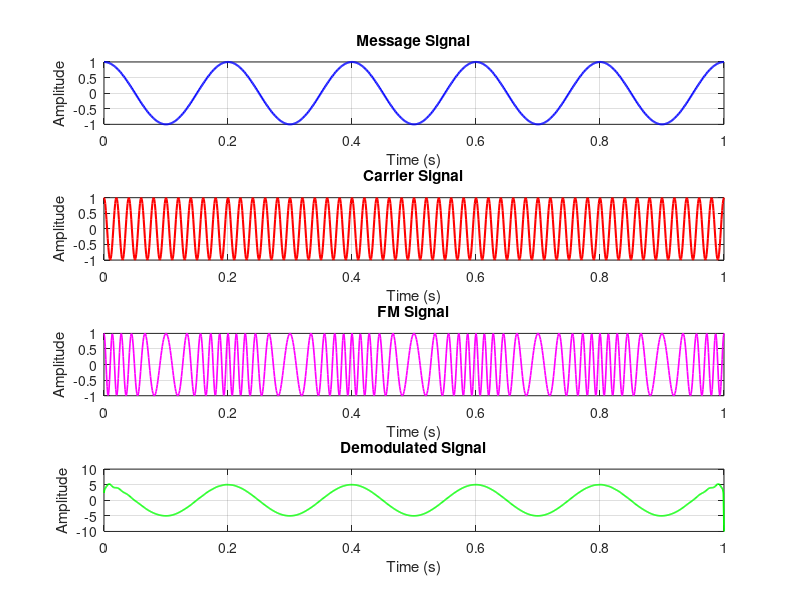
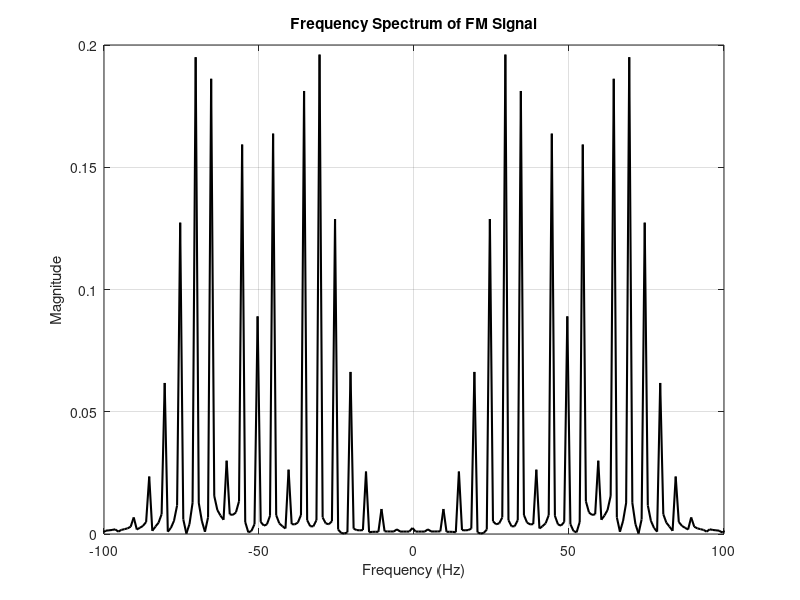

The MATLAB script that drew these images, in order:
clc;
clear;
close all;

Am = 1;
Ac = 1;
fm = 5;
fc = 50;
beta = 5;
fs = 1000;

t = 0:1/fs:1;

m = Am * cos(2*pi*fm*t);

c = Ac * cos(2*pi*fc*t);

fm_sig = Ac * cos(2*pi*fc*t + beta*sin(2*pi*fm*t));

analytic_sig = hilbert(fm_sig);
phase = unwrap(angle(analytic_sig));
inst_freq = [diff(phase) 0] * fs / (2*pi);
demod = (inst_freq - fc) / beta;

N = length(fm_sig);
f = (-N/2:N/2-1) * (fs/N);
FM_FFT = abs(fftshift(fft(fm_sig))) / N;

figure('Name','Frequency Modulation','NumberTitle','off');

subplot(4,1,1);
plot(t,m,'b','LineWidth',1.5);
title('Message Signal');
xlabel('Time (s)');
ylabel('Amplitude');
grid on;

subplot(4,1,2);
plot(t,c,'r','LineWidth',1.5);
title('Carrier Signal');
xlabel('Time (s)');
ylabel('Amplitude');
grid on;

subplot(4,1,3);
plot(t,fm_sig,'m','LineWidth',1.2);
title('FM Signal');
xlabel('Time (s)');
ylabel('Amplitude');
grid on;

subplot(4,1,4);
plot(t,demod,'g','LineWidth',1.2);
title('Demodulated Signal');
xlabel('Time (s)');
ylabel('Amplitude');
grid on;

figure('Name','FM Spectrum','NumberTitle','off');

plot(f,FM_FFT,'k','LineWidth',1.5);
xlim([-100 100]);
title('Frequency Spectrum of FM Signal');
xlabel('Frequency (Hz)');
ylabel('Magnitude');
grid on;

fprintf('\n');
fprintf('******** FM MODULATION RESULTS ********\n');
fprintf('Message Frequency      = %d Hz\n', fm);
fprintf('Carrier Frequency      = %d Hz\n', fc);
fprintf('Modulation Index       = %.2f\n', beta);
fprintf('Sampling Frequency     = %d Hz\n', fs);
fprintf('***************************************\n');
